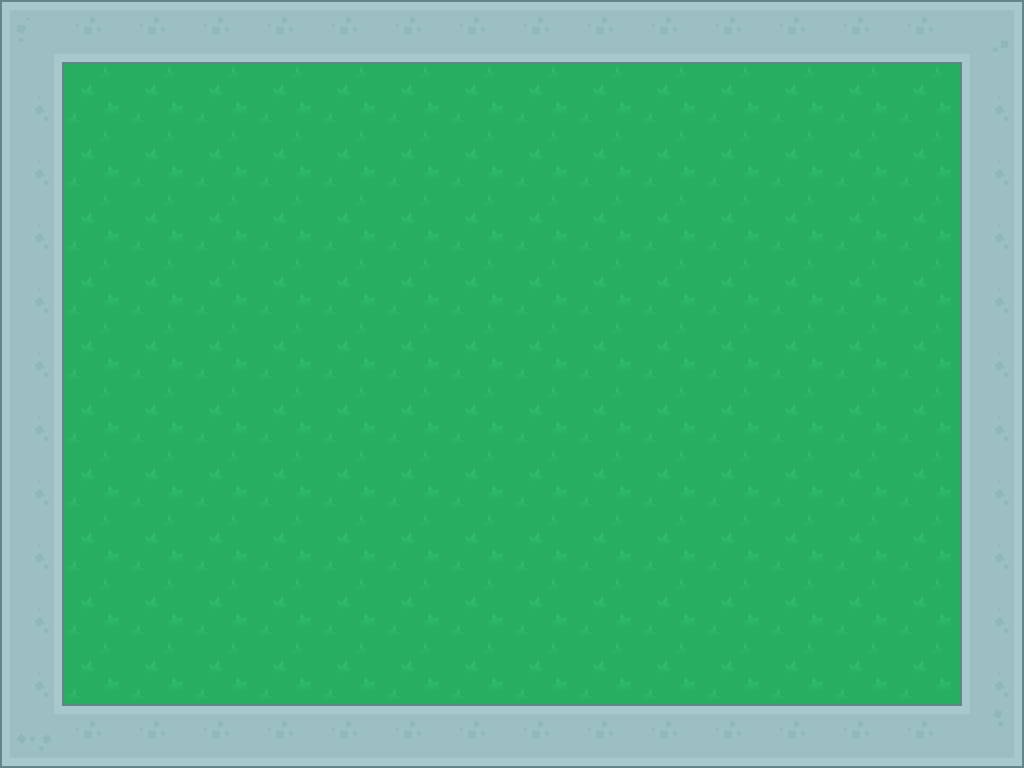

Rendered tile map (Tiled .tmx) drawn with the repository's tilesets; below, a short description and the full map source, tile grids included:
An orthogonal 16x12 tile map with 64x64 px tiles, 1 tile layer (Tile Layer 1).

<map version="1.0" orientation="orthogonal" renderorder="right-down" width="16" height="12" tilewidth="64" tileheight="64" nextobjectid="1">
 <tileset firstgid="1" name="tilesheet" tilewidth="64" tileheight="64" tilecount="540" columns="27">
  <image source="textures/tilesheet.png" width="1728" height="1280" />
  <tile id="270">
   <properties>
    <property name="blocked" value="true" />
   </properties>
  </tile>
  <tile id="271">
   <properties>
    <property name="blocked" value="true" />
   </properties>
  </tile>
  <tile id="272">
   <properties>
    <property name="blocked" value="true" />
   </properties>
  </tile>
  <tile id="297">
   <properties>
    <property name="blocked" value="true" />
   </properties>
  </tile>
  <tile id="298">
   <properties>
    <property name="blocked" value="true" />
   </properties>
  </tile>
  <tile id="299">
   <properties>
    <property name="blocked" value="true" />
   </properties>
  </tile>
 </tileset>
 <layer name="Tile Layer 1" width="16" height="12">
  <data encoding="csv">
271,273,273,273,273,273,273,273,273,273,273,273,273,273,273,272,
300,1,1,1,1,1,1,1,1,1,1,1,1,1,1,300,
300,1,1,1,1,1,1,1,1,1,1,1,1,1,1,300,
300,1,1,1,1,1,1,1,1,1,1,1,1,1,1,300,
300,1,1,1,1,1,1,1,1,1,1,1,1,1,1,300,
300,1,1,1,1,1,1,1,1,1,1,1,1,1,1,300,
300,1,1,1,1,1,1,1,1,1,1,1,1,1,1,300,
300,1,1,1,1,1,1,1,1,1,1,1,1,1,1,300,
300,1,1,1,1,1,1,1,1,1,1,1,1,1,1,300,
300,1,1,1,1,1,1,1,1,1,1,1,1,1,1,300,
300,1,1,1,1,1,1,1,1,1,1,1,1,1,1,300,
298,273,273,273,273,273,273,273,273,273,273,273,273,273,273,299
</data>
 </layer>
</map>
